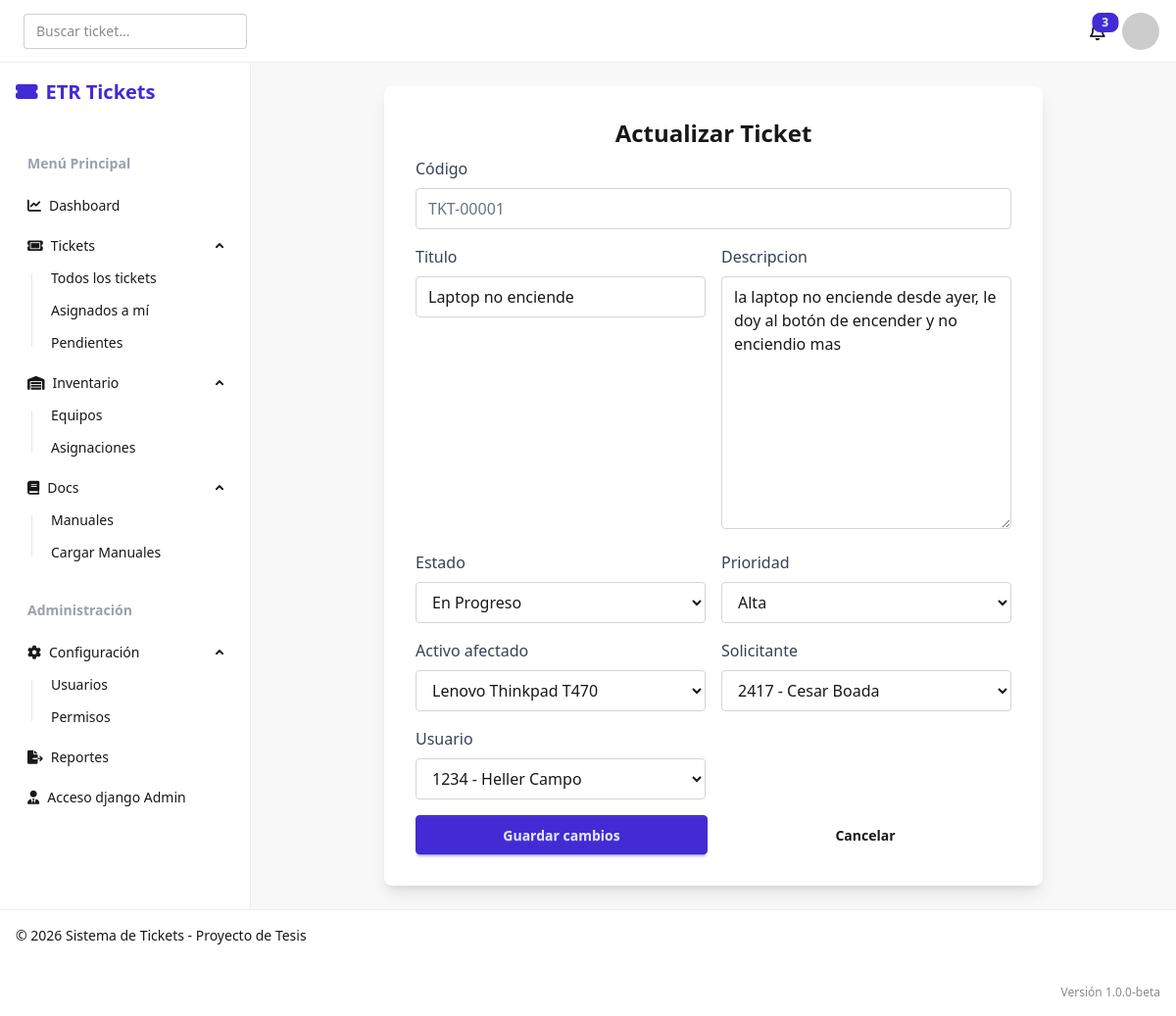
/tickets/view/3/edit/ (signed in), run on an earlier commit of the app's database.
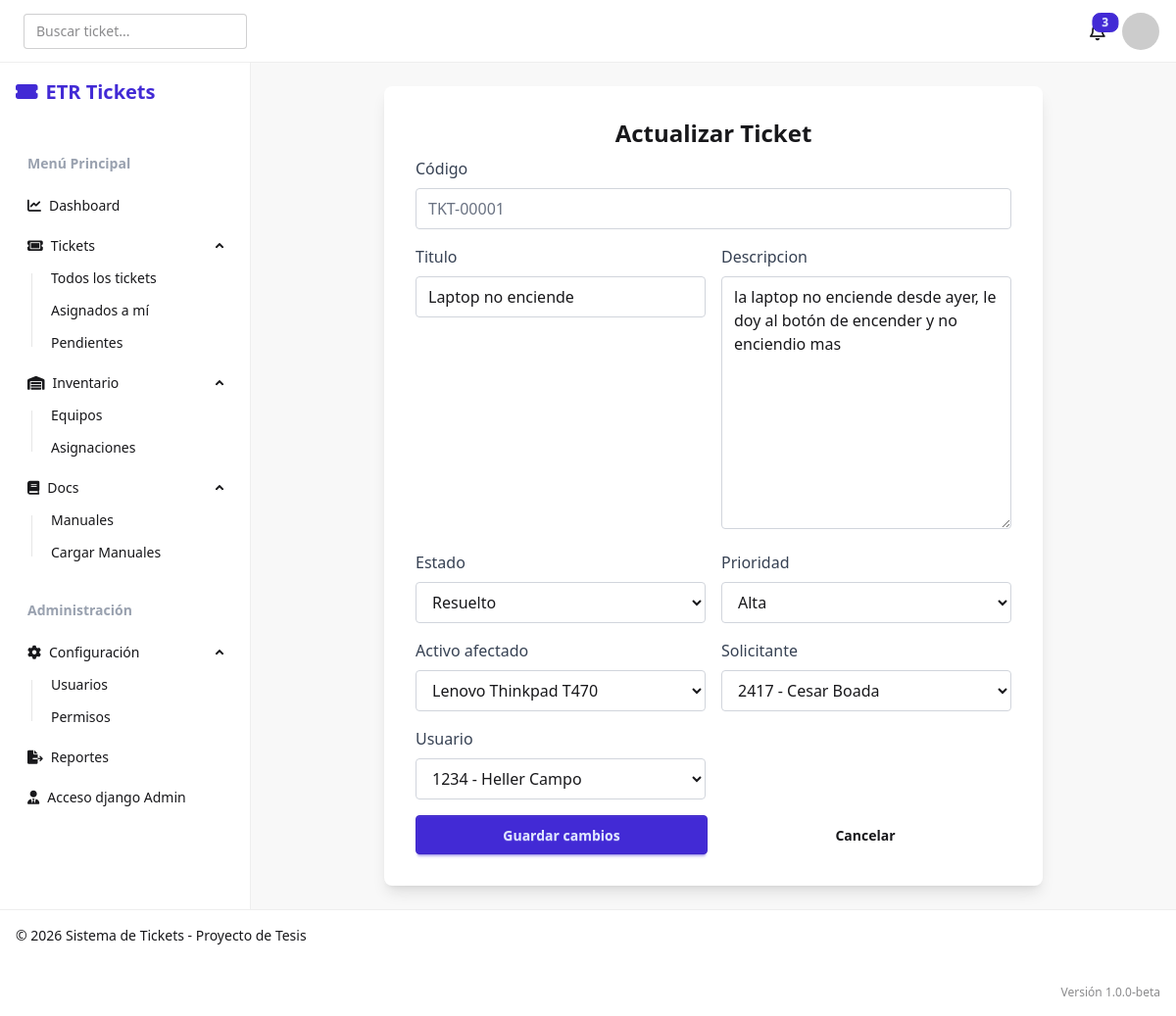
And on a later commit of the database.
### tickets/models.py (models this page shows, shortened)
class tickets(models.Model):
    codigo_ticket = models.CharField(max_length=30, unique=True)
    titulo = models.CharField(max_length=150)
    descripcion = models.TextField()
    prioridad = models.ForeignKey(
        matriz_prioridad,
        on_delete=models.PROTECT,
        to_field='prioridad',
        db_column='prioridad',
        related_name='tickets',
        default='N/A',
    )
    ESTADO_TYPES = [
        ('Pendiente', 'Pendiente'),
        ('En Progreso', 'En Progreso'),
        ('Resuelto', 'Resuelto'),
        ('Cerrado', 'Cerrado'),
    ]
    estado = models.CharField(max_length=30, default='Pendiente', choices=ESTADO_TYPES)
    solicitante = models.ForeignKey(
        'users.usuario',
        on_delete=models.PROTECT,
        to_field='ID_empleado',
        db_column='solicitante',
        related_name='tickets_solicitados',
    )
    usuario = models.ForeignKey(
        'users.usuario',
        on_delete=models.PROTECT,
        to_field='ID_empleado',
        db_column='usuario',
        related_name='tickets_asignados',
        null=True,
        blank=True,
    )
    activo_afectado = models.ForeignKey(
        'inventory.activos',
        on_delete=models.CASCADE,
        to_field='codigo',
        db_column='activo_afectado',
        related_name='tickets_afectados',
        limit_choices_to={'estado': 'activo'},
)
    fecha_creacion = models.DateTimeField(auto_now_add=True)
    fecha_resolucion = models.DateTimeField(null=True, blank=True)

### tickets/views.py (the view)
# urls.py: path('view/<int:ticket_id>/edit/', views.tickets_edit, name='tickets_edit'),
@login_required
def tickets_edit(request, ticket_id):
    print(f"Intentando editar el ticket con ID: {ticket_id}")
    ticket = get_object_or_404(tickets, pk=ticket_id)
    if request.method == 'POST':
        form = TicketUpdateForm(request.POST, instance=ticket)
        ticket_actual = tickets.objects.get(pk=ticket_id)
        if form.is_valid():
            ticket = form.save(commit=False)
            if form.cleaned_data['estado'] != ticket_actual.estado:
                print(f"Estado cambiado de {ticket_actual.estado} a {form.cleaned_data['estado']}")
                ticket.fecha_resolucion = timezone.now()
                _save_historial_ticket(ticket_id, form, request)
            ticket.save()
            messages.success(request, 'Ticket actualizado correctamente.')
            return redirect('tickets_view')
    else:
        form = TicketUpdateForm(instance=ticket)
    return render(request, 'tickets_edit.html', {'form': form, 'ticket': ticket})

### tickets/forms.py
class TicketUpdateForm(forms.ModelForm):
    class Meta:
        model = tickets
        fields = (
            'titulo',
            'descripcion',
            'estado',
            'prioridad',
            'activo_afectado',
            'solicitante',
            'usuario',
        )
    def __init__(self, *args, **kwargs):
        super().__init__(*args, **kwargs)
        for field in self.fields.values():
            field.widget.attrs.setdefault(
                'class',
                'w-full px-3 py-2 border border-gray-300 rounded focus:outline-none focus:ring focus:border-blue-300',
            )

### inventory/models.py (called while the page is built)
    def __str__(self):
        return f"{self.marca} {self.modelo}"

### tickets/models.py (called while the page is built)
    def __str__(self):
        return f"{self.prioridad}"

### users/models.py (called while the page is built)
    def __str__(self):
        return f"{self.ID_empleado} - {self.get_full_name()}"

### tickets/templates/tickets_edit.html (shortened to what this page needs)
{% extends 'base.html' %}
{% block content %}
<div class="flex items-center justify-center h-full">
    <div class="w-full max-w-2xl bg-base-100 p-8 rounded-lg shadow-lg">
        <h2 class="text-2xl font-bold mb-2 text-center">Actualizar Ticket</h2>
        <form method="post" class="space-y-4">
            <div>
                <label class="block text-gray-700 mb-2">Código</label>
                <input type="text" value="{{ ticket.codigo_ticket }}" class="w-full px-3 py-2 border border-gray-300 rounded bg-gray-100 text-gray-500" disabled>
            </div>
            <div class="grid grid-cols-1 md:grid-cols-2 gap-4">
                {% for field in form.visible_fields %}
                    <div>
                        <label for="{{ field.id_for_label }}" class="block text-gray-700 mb-2">{{ field.label }}</label>
                        {{ field }}
                    </div>
                {% endfor %}
            </div>
            <div class="flex flex-col sm:flex-row gap-3">
                <button type="submit" class="btn btn-primary flex-1">Guardar cambios</button>
                <a href="{% url 'tickets_view' %}" class="btn btn-ghost flex-1">Cancelar</a>
            </div>
        </form>
    </div>
</div>
{% endblock %}

What changed in the data, as far as the page shows it:
changed tickets "TKT-00001": estado "En Progreso" → "Resuelto"
